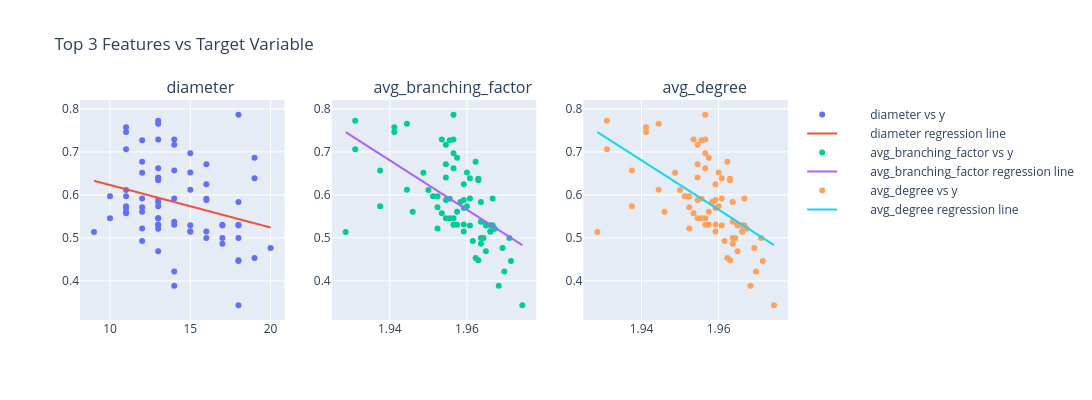

Write notebook code for a chart like this one.
### Markdown cell above
#### Flow-Tree Features

### Code cell
tree_feature_str = """tree_features = [
        num_nodes,
        num_edges,
        depth,
        avg_degree,
        diameter,
        num_leaves,
        avg_path_length,
        avg_branching_factor,
        avg_clustering_coeff
    ]"""
run_evaluate_regression(flow_tree_features, accs, feature_str=tree_feature_str)
